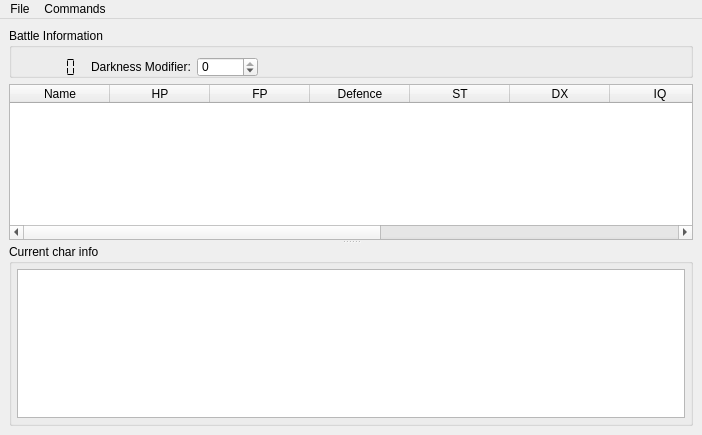
<?xml version="1.0" encoding="UTF-8"?>
<ui version="4.0">
 <class>MainForm</class>
 <widget class="QMainWindow" name="MainForm">
  <property name="geometry">
   <rect>
    <x>0</x>
    <y>0</y>
    <width>702</width>
    <height>435</height>
   </rect>
  </property>
  <property name="windowTitle">
   <string>GURPS combat helper</string>
  </property>
  <widget class="QWidget" name="centralwidget">
   <layout class="QVBoxLayout" name="verticalLayout">
    <item>
     <widget class="QGroupBox" name="groupBox">
      <property name="sizePolicy">
       <sizepolicy hsizetype="Preferred" vsizetype="Preferred">
        <horstretch>0</horstretch>
        <verstretch>0</verstretch>
       </sizepolicy>
      </property>
      <property name="maximumSize">
       <size>
        <width>16777215</width>
        <height>50</height>
       </size>
      </property>
      <property name="title">
       <string>Battle Information</string>
      </property>
      <layout class="QHBoxLayout" name="horizontalLayout">
       <item>
        <widget class="QLCDNumber" name="lcdTurn">
         <property name="sizePolicy">
          <sizepolicy hsizetype="Minimum" vsizetype="Fixed">
           <horstretch>0</horstretch>
           <verstretch>0</verstretch>
          </sizepolicy>
         </property>
         <property name="minimumSize">
          <size>
           <width>0</width>
           <height>20</height>
          </size>
         </property>
         <property name="frameShape">
          <enum>QFrame::NoFrame</enum>
         </property>
         <property name="lineWidth">
          <number>1</number>
         </property>
         <property name="segmentStyle">
          <enum>QLCDNumber::Flat</enum>
         </property>
         <property name="intValue" stdset="0">
          <number>0</number>
         </property>
        </widget>
       </item>
       <item>
        <widget class="QLabel" name="lbDarkness">
         <property name="sizePolicy">
          <sizepolicy hsizetype="Preferred" vsizetype="Fixed">
           <horstretch>0</horstretch>
           <verstretch>0</verstretch>
          </sizepolicy>
         </property>
         <property name="minimumSize">
          <size>
           <width>0</width>
           <height>20</height>
          </size>
         </property>
         <property name="text">
          <string>Darkness Modifier:</string>
         </property>
        </widget>
       </item>
       <item>
        <widget class="QSpinBox" name="spinBox">
         <property name="minimumSize">
          <size>
           <width>0</width>
           <height>20</height>
          </size>
         </property>
         <property name="minimum">
          <number>-10</number>
         </property>
         <property name="maximum">
          <number>0</number>
         </property>
        </widget>
       </item>
       <item>
        <spacer name="horizontalSpacer">
         <property name="orientation">
          <enum>Qt::Horizontal</enum>
         </property>
         <property name="sizeType">
          <enum>QSizePolicy::Fixed</enum>
         </property>
         <property name="sizeHint" stdset="0">
          <size>
           <width>423</width>
           <height>20</height>
          </size>
         </property>
        </spacer>
       </item>
      </layout>
     </widget>
    </item>
    <item>
     <widget class="QSplitter" name="splitter">
      <property name="orientation">
       <enum>Qt::Vertical</enum>
      </property>
      <widget class="QTableWidget" name="tableWidget">
       <property name="editTriggers">
        <set>QAbstractItemView::NoEditTriggers</set>
       </property>
       <property name="alternatingRowColors">
        <bool>true</bool>
       </property>
       <property name="selectionMode">
        <enum>QAbstractItemView::SingleSelection</enum>
       </property>
       <property name="selectionBehavior">
        <enum>QAbstractItemView::SelectRows</enum>
       </property>
       <property name="rowCount">
        <number>0</number>
       </property>
       <attribute name="horizontalHeaderCascadingSectionResizes">
        <bool>true</bool>
       </attribute>
       <attribute name="horizontalHeaderStretchLastSection">
        <bool>true</bool>
       </attribute>
       <column>
        <property name="text">
         <string>Name</string>
        </property>
       </column>
       <column>
        <property name="text">
         <string>HP</string>
        </property>
       </column>
       <column>
        <property name="text">
         <string>FP</string>
        </property>
       </column>
       <column>
        <property name="text">
         <string>Defence</string>
        </property>
       </column>
       <column>
        <property name="text">
         <string>ST</string>
        </property>
       </column>
       <column>
        <property name="text">
         <string>DX</string>
        </property>
       </column>
       <column>
        <property name="text">
         <string>IQ</string>
        </property>
       </column>
       <column>
        <property name="text">
         <string>HT</string>
        </property>
       </column>
       <column>
        <property name="text">
         <string>Post</string>
        </property>
       </column>
       <column>
        <property name="text">
         <string>Maneur</string>
        </property>
       </column>
       <column>
        <property name="text">
         <string>Effects</string>
        </property>
       </column>
      </widget>
      <widget class="QGroupBox" name="groupBox_2">
       <property name="maximumSize">
        <size>
         <width>16777215</width>
         <height>16777215</height>
        </size>
       </property>
       <property name="title">
        <string>Current char info</string>
       </property>
       <layout class="QVBoxLayout" name="verticalLayout_2">
        <property name="margin">
         <number>5</number>
        </property>
        <item>
         <widget class="QTextEdit" name="teCharacterInfo"/>
        </item>
       </layout>
      </widget>
     </widget>
    </item>
   </layout>
  </widget>
  <widget class="QMenuBar" name="menubar">
   <property name="geometry">
    <rect>
     <x>0</x>
     <y>0</y>
     <width>702</width>
     <height>21</height>
    </rect>
   </property>
   <widget class="QMenu" name="menuFile">
    <property name="title">
     <string>File</string>
    </property>
    <addaction name="actionCharacter_List"/>
    <addaction name="actionExit"/>
   </widget>
   <widget class="QMenu" name="menuCommands">
    <property name="title">
     <string>Commands</string>
    </property>
    <addaction name="actionStart_Battle"/>
    <addaction name="actionNext_Character"/>
   </widget>
   <addaction name="menuFile"/>
   <addaction name="menuCommands"/>
  </widget>
  <action name="actionCharacter_List">
   <property name="text">
    <string>Character List</string>
   </property>
  </action>
  <action name="actionExit">
   <property name="text">
    <string>Exit</string>
   </property>
  </action>
  <action name="actionStart_Battle">
   <property name="text">
    <string>StartBattle - Cntrl+Enter</string>
   </property>
   <property name="shortcut">
    <string>Ctrl+Return</string>
   </property>
  </action>
  <action name="actionNext_Character">
   <property name="text">
    <string>Next Character Alt-Space</string>
   </property>
   <property name="shortcut">
    <string>Alt+Space</string>
   </property>
  </action>
 </widget>
 <resources/>
 <connections>
  <connection>
   <sender>actionExit</sender>
   <signal>triggered()</signal>
   <receiver>MainForm</receiver>
   <slot>close()</slot>
   <hints>
    <hint type="sourcelabel">
     <x>-1</x>
     <y>-1</y>
    </hint>
    <hint type="destinationlabel">
     <x>350</x>
     <y>217</y>
    </hint>
   </hints>
  </connection>
 </connections>
</ui>
